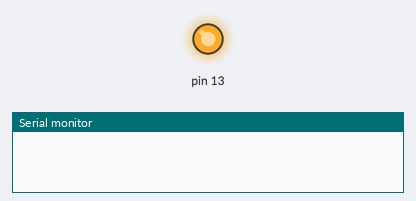
Recording of a sketch running on a simulated Arduino Uno, built with avr-gcc and run on an emulated ATmega328P. Parts: output pins drawn as LEDs (lit = HIGH), the last lines printed to the serial monitor.

Above: at 1.8 s.
At 5.6 s:
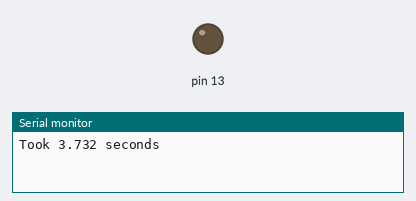
Timing chart, 0 to 9.7 s (numbered marks = the images above):
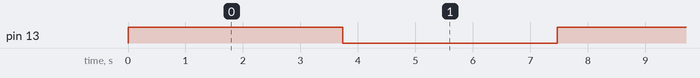

The sketch:

LUT.ino
```cpp
/*
  Blink: Function vs LookUp Table Benchmark
  Changes the state of an LED,
  and performs thousands of function calls
  repeatedly.
 */

// Use the following line to use LUT. Comment it for regular function.
//#define USE_LUT

// Use the following line to calculate logarithm. Comment it for squares.
#define USE_LOG

// Use the following line to report back to the serial monitor.
#define MEASURE


#define MASK(x) ((unsigned char)(1<<(x)))

#ifdef MEASURE
  uint32_t StartTime, CurrentTime;
#endif

#ifdef USE_LUT
  #ifdef USE_LOG
    // LookUp Table for the base 10 logarithm of 0 through 255.
    const double log_LUT[256] = {-1.0E30, 0.000000, 0.301030, 0.477121, 0.602060,
    0.698970, 0.778151, 0.845098, 0.903090, 0.954243, 1.000000, 1.041393, 1.079181,
    1.113943, 1.146128, 1.176091, 1.204120, 1.230449, 1.255273, 1.278754, 1.301030,
    1.322219, 1.342423, 1.361728, 1.380211, 1.397940, 1.414973, 1.431364, 1.447158,
    1.462398, 1.477121, 1.491362, 1.505150, 1.518514, 1.531479, 1.544068, 1.556303,
    1.568202, 1.579784, 1.591065, 1.602060, 1.612784, 1.623249, 1.633468, 1.643453,
    1.653213, 1.662758, 1.672098, 1.681241, 1.690196, 1.698970, 1.707570, 1.716003,
    1.724276, 1.732394, 1.740363, 1.748188, 1.755875, 1.763428, 1.770852, 1.778151,
    1.785330, 1.792392, 1.799341, 1.806180, 1.812913, 1.819544, 1.826075, 1.832509,
    1.838849, 1.845098, 1.851258, 1.857332, 1.863323, 1.869232, 1.875061, 1.880814,
    1.886491, 1.892095, 1.897627, 1.903090, 1.908485, 1.913814, 1.919078, 1.924279,
    1.929419, 1.934498, 1.939519, 1.944483, 1.949390, 1.954243, 1.959041, 1.963788,
    1.968483, 1.973128, 1.977724, 1.982271, 1.986772, 1.991226, 1.995635, 2.000000,
    2.004321, 2.008600, 2.012837, 2.017033, 2.021189, 2.025306, 2.029384, 2.033424,
    2.037426, 2.041393, 2.045323, 2.049218, 2.053078, 2.056905, 2.060698, 2.064458,
    2.068186, 2.071882, 2.075547, 2.079181, 2.082785, 2.086360, 2.089905, 2.093422,
    2.096910, 2.100371, 2.103804, 2.107210, 2.110590, 2.113943, 2.117271, 2.120574,
    2.123852, 2.127105, 2.130334, 2.133539, 2.136721, 2.139879, 2.143015, 2.146128,
    2.149219, 2.152288, 2.155336, 2.158362, 2.161368, 2.164353, 2.167317, 2.170262,
    2.173186, 2.176091, 2.178977, 2.181844, 2.184691, 2.187521, 2.190332, 2.193125,
    2.195900, 2.198657, 2.201397, 2.204120, 2.206826, 2.209515, 2.212188, 2.214844,
    2.217484, 2.220108, 2.222716, 2.225309, 2.227887, 2.230449, 2.232996, 2.235528,
    2.238046, 2.240549, 2.243038, 2.245513, 2.247973, 2.250420, 2.252853, 2.255273,
    2.257679, 2.260071, 2.262451, 2.264818, 2.267172, 2.269513, 2.271842, 2.274158,
    2.276462, 2.278754, 2.281033, 2.283301, 2.285557, 2.287802, 2.290035, 2.292256,
    2.294466, 2.296665, 2.298853, 2.301030, 2.303196, 2.305351, 2.307496, 2.309630,
    2.311754, 2.313867, 2.315970, 2.318063, 2.320146, 2.322219, 2.324282, 2.326336,
    2.328380, 2.330414, 2.332438, 2.334454, 2.336460, 2.338456, 2.340444, 2.342423,
    2.344392, 2.346353, 2.348305, 2.350248, 2.352183, 2.354108, 2.356026, 2.357935,
    2.359835, 2.361728, 2.363612, 2.365488, 2.367356, 2.369216, 2.371068, 2.372912,
    2.374748, 2.376577, 2.378398, 2.380211, 2.382017, 2.383815, 2.385606, 2.387390,
    2.389166, 2.390935, 2.392697, 2.394452, 2.396199, 2.397940, 2.399674, 2.401401,
    2.403121, 2.404834, 2.406540};
  #else
    // LookUp Table for the square of 0 through 255.
    const uint32_t sq_LUT[256] = {0, 1, 4, 9, 16, 25, 36, 49, 64, 81, 100, 121, 144,
    169, 196, 225, 256, 289, 324, 361, 400, 441, 484, 529, 576, 625, 676, 729, 784,
    841, 900, 961, 1024, 1089, 1156, 1225, 1296, 1369, 1444, 1521, 1600, 1681, 1764,
    1849, 1936, 2025, 2116, 2209, 2304, 2401, 2500, 2601, 2704, 2809, 2916, 3025,
    3136, 3249, 3364, 3481, 3600, 3721, 3844, 3969, 4096, 4225, 4356, 4489, 4624,
    4761, 4900, 5041, 5184, 5329, 5476, 5625, 5776, 5929, 6084, 6241, 6400, 6561,
    6724, 6889, 7056, 7225, 7396, 7569, 7744, 7921, 8100, 8281, 8464, 8649, 8836,
    9025, 9216, 9409, 9604, 9801, 10000, 10201, 10404, 10609, 10816, 11025, 11236,
    11449, 11664, 11881, 12100, 12321, 12544, 12769, 12996, 13225, 13456, 13689,
    13924, 14161, 14400, 14641, 14884, 15129, 15376, 15625, 15876, 16129, 16384,
    16641, 16900, 17161, 17424, 17689, 17956, 18225, 18496, 18769, 19044, 19321,
    19600, 19881, 20164, 20449, 20736, 21025, 21316, 21609, 21904, 22201, 22500,
    22801, 23104, 23409, 23716, 24025, 24336, 24649, 24964, 25281, 25600, 25921,
    26244, 26569, 26896, 27225, 27556, 27889, 28224, 28561, 28900, 29241, 29584,
    29929, 30276, 30625, 30976, 31329, 31684, 32041, 32400, 32761, 33124, 33489,
    33856, 34225, 34596, 34969, 35344, 35721, 36100, 36481, 36864, 37249, 37636,
    38025, 38416, 38809, 39204, 39601, 40000, 40401, 40804, 41209, 41616, 42025,
    42436, 42849, 43264, 43681, 44100, 44521, 44944, 45369, 45796, 46225, 46656,
    47089, 47524, 47961, 48400, 48841, 49284, 49729, 50176, 50625, 51076, 51529,
    51984, 52441, 52900, 53361, 53824, 54289, 54756, 55225, 55696, 56169, 56644,
    57121, 57600, 58081, 58564, 59049, 59536, 60025, 60516, 61009, 61504, 62001,
    62500, 63001, 63504, 64009, 64516, 65025};
  #endif
#else
  #ifndef USE_LOG
    // Regular function for the square of 0 through 255.
    uint32_t sq_func(uint8_t x){
      return (uint32_t)x*x;
    }
  #endif
#endif

// x is a placeholder variable to make use of the functions/LUTs.
// It's a double for logarithms, and a 32 bit integer for squares.
#ifdef USE_LOG
  volatile double x = 0.0;
#else
  volatile uint32_t x = 0;
#endif

void setup() {
  DDRB |= MASK(5);   // The LED pin is output. Mask: 00100000
  Serial.begin(9600);
}

void loop() {
  PORTB ^= MASK(5);  // Toggle LED

  // j is the main loop variable. Logarithms take longer, so different values are used.
  #ifdef USE_LOG
    uint32_t j = 100;
  #else
    uint32_t j = 600;
  #endif

  #ifdef MEASURE
    StartTime = millis();
  #endif

  while(j--)
    for(uint8_t i=0; i<255; i++){ // Call functions 255 times, according to #define symbols
      #ifdef USE_LUT
        #ifdef USE_LOG
          x = log_LUT[i];   // Using base 10 logarithm LookUp Table
        #else
          x = sq_LUT[i];    // Using square LookUp Table
        #endif
      #else
        #ifdef USE_LOG
          x = log10(i);     // Using base 10 logarithm function from math.h
        #else
          x = sq_func(i);   // Using square function, defined above
        #endif
      #endif
    }

  #ifdef MEASURE
    CurrentTime = millis();
    Serial.print("Took ");
    Serial.print((float)(CurrentTime - StartTime)*0.001,3);
    Serial.print(" seconds\n");
  #endif
}
```

Measured:
- by itself, pin 13: alternates HIGH for 3.7 s and LOW for 3.7 s
